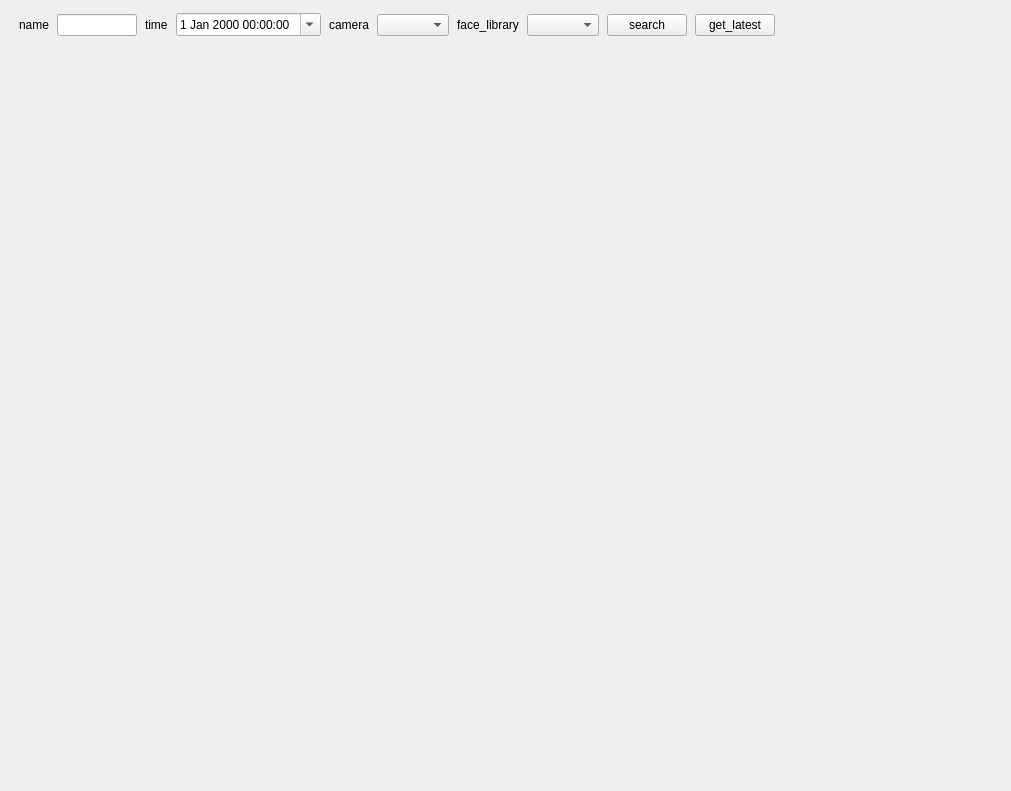
<?xml version="1.0" encoding="UTF-8"?>
<ui version="4.0">
 <class>Form_notify</class>
 <widget class="QWidget" name="Form_notify">
  <property name="geometry">
   <rect>
    <x>0</x>
    <y>0</y>
    <width>1011</width>
    <height>791</height>
   </rect>
  </property>
  <property name="windowTitle">
   <string>Form</string>
  </property>
  <layout class="QGridLayout" name="gridLayout">
   <property name="leftMargin">
    <number>0</number>
   </property>
   <property name="topMargin">
    <number>0</number>
   </property>
   <property name="rightMargin">
    <number>0</number>
   </property>
   <property name="bottomMargin">
    <number>0</number>
   </property>
   <property name="spacing">
    <number>0</number>
   </property>
   <item row="0" column="0">
    <widget class="QWidget" name="widget" native="true">
     <layout class="QVBoxLayout" name="verticalLayout">
      <property name="leftMargin">
       <number>0</number>
      </property>
      <property name="topMargin">
       <number>0</number>
      </property>
      <property name="rightMargin">
       <number>0</number>
      </property>
      <property name="bottomMargin">
       <number>0</number>
      </property>
      <item>
       <widget class="QWidget" name="widget_tool" native="true">
        <property name="minimumSize">
         <size>
          <width>0</width>
          <height>50</height>
         </size>
        </property>
        <property name="maximumSize">
         <size>
          <width>16777215</width>
          <height>50</height>
         </size>
        </property>
        <layout class="QHBoxLayout" name="horizontalLayout_3">
         <property name="spacing">
          <number>8</number>
         </property>
         <item>
          <spacer name="horizontalSpacer_2">
           <property name="orientation">
            <enum>Qt::Horizontal</enum>
           </property>
           <property name="sizeType">
            <enum>QSizePolicy::Fixed</enum>
           </property>
           <property name="sizeHint" stdset="0">
            <size>
             <width>10</width>
             <height>20</height>
            </size>
           </property>
          </spacer>
         </item>
         <item>
          <widget class="QLabel" name="label">
           <property name="text">
            <string>name</string>
           </property>
          </widget>
         </item>
         <item>
          <widget class="QLineEdit" name="lineEdit_name">
           <property name="minimumSize">
            <size>
             <width>80</width>
             <height>0</height>
            </size>
           </property>
           <property name="maximumSize">
            <size>
             <width>100</width>
             <height>16777215</height>
            </size>
           </property>
          </widget>
         </item>
         <item>
          <widget class="QLabel" name="label_4">
           <property name="text">
            <string>time</string>
           </property>
          </widget>
         </item>
         <item>
          <widget class="QDateTimeEdit" name="dateTimeEdit">
           <property name="calendarPopup">
            <bool>true</bool>
           </property>
          </widget>
         </item>
         <item>
          <widget class="QLabel" name="label_2">
           <property name="text">
            <string>camera</string>
           </property>
          </widget>
         </item>
         <item>
          <widget class="QComboBox" name="comboBox_camera"/>
         </item>
         <item>
          <widget class="QLabel" name="label_3">
           <property name="text">
            <string>face_library</string>
           </property>
          </widget>
         </item>
         <item>
          <widget class="QComboBox" name="comboBox_library"/>
         </item>
         <item>
          <widget class="QPushButton" name="pushButton_search">
           <property name="minimumSize">
            <size>
             <width>80</width>
             <height>0</height>
            </size>
           </property>
           <property name="maximumSize">
            <size>
             <width>16777215</width>
             <height>16777215</height>
            </size>
           </property>
           <property name="cursor">
            <cursorShape>PointingHandCursor</cursorShape>
           </property>
           <property name="text">
            <string>search</string>
           </property>
           <property name="class" stdset="0">
            <string>default</string>
           </property>
           <property name="sizeBtn" stdset="0">
            <string/>
           </property>
          </widget>
         </item>
         <item>
          <widget class="QPushButton" name="pushButton_update">
           <property name="minimumSize">
            <size>
             <width>80</width>
             <height>0</height>
            </size>
           </property>
           <property name="maximumSize">
            <size>
             <width>16777215</width>
             <height>16777215</height>
            </size>
           </property>
           <property name="cursor">
            <cursorShape>PointingHandCursor</cursorShape>
           </property>
           <property name="text">
            <string>get_latest</string>
           </property>
           <property name="class" stdset="0">
            <string>primary</string>
           </property>
           <property name="sizeBtn" stdset="0">
            <string/>
           </property>
          </widget>
         </item>
         <item>
          <spacer name="horizontalSpacer">
           <property name="orientation">
            <enum>Qt::Horizontal</enum>
           </property>
           <property name="sizeHint" stdset="0">
            <size>
             <width>676</width>
             <height>19</height>
            </size>
           </property>
          </spacer>
         </item>
        </layout>
       </widget>
      </item>
      <item>
       <widget class="QWidget" name="widget_main" native="true">
        <layout class="QHBoxLayout" name="horizontalLayout_2">
         <property name="spacing">
          <number>0</number>
         </property>
         <property name="leftMargin">
          <number>0</number>
         </property>
         <property name="topMargin">
          <number>0</number>
         </property>
         <property name="rightMargin">
          <number>0</number>
         </property>
         <property name="bottomMargin">
          <number>0</number>
         </property>
         <item>
          <widget class="QWidget" name="widget_notify" native="true">
           <layout class="QHBoxLayout" name="horizontalLayout_4">
            <property name="sizeConstraint">
             <enum>QLayout::SetNoConstraint</enum>
            </property>
            <item>
             <layout class="QHBoxLayout" name="horizontalLayout"/>
            </item>
           </layout>
          </widget>
         </item>
        </layout>
       </widget>
      </item>
      <item>
       <widget class="QWidget" name="widget_pagination" native="true">
        <property name="minimumSize">
         <size>
          <width>0</width>
          <height>40</height>
         </size>
        </property>
        <property name="maximumSize">
         <size>
          <width>16777215</width>
          <height>40</height>
         </size>
        </property>
        <layout class="QHBoxLayout" name="horizontalLayout_6">
         <property name="spacing">
          <number>0</number>
         </property>
         <property name="leftMargin">
          <number>0</number>
         </property>
         <property name="topMargin">
          <number>0</number>
         </property>
         <property name="rightMargin">
          <number>0</number>
         </property>
         <property name="bottomMargin">
          <number>0</number>
         </property>
         <item>
          <layout class="QHBoxLayout" name="horizontalLayout_pagination"/>
         </item>
        </layout>
       </widget>
      </item>
     </layout>
    </widget>
   </item>
  </layout>
 </widget>
 <resources/>
 <connections/>
</ui>
